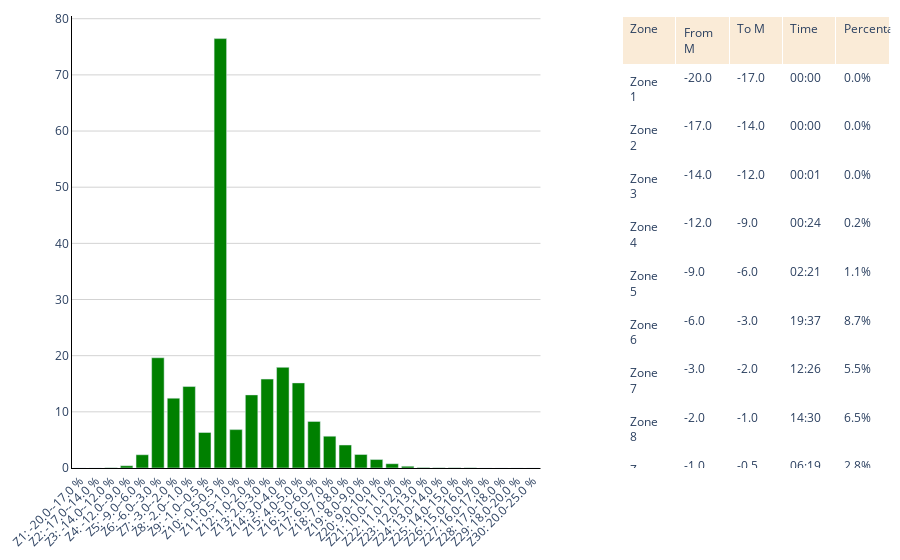

Notebook code cell kept with this figure:
### Code cell
plot_grade_zones(df_activity_visual)

### Figure 1 — Plotly figure (JSON) as saved in the notebook; plotly's stock layout.template omitted (floating-point values rounded to 4 significant figures; data arrays with more than 128 entries replaced by an {"elided": "..."} marker saying what was removed)
{"data": [{"customdata": ["00:00", "00:00", "00:01", "00:24", "02:21", "19:37", "12:26", "14:30", "06:19", "16:27", "06:50", "13:01", "15:49", "17:55", "15:09", "08:17", "05:40", "04:05", "02:24", "01:30", "00:45", "00:18", "00:04", "00:01", "00:01", "00:02", "00:00", "00:00", "00:00", "00:00"], "hovertemplate": "<b>%{x}</b><br>Zone held during %{customdata}<br><extra></extra>", "marker": {"color": "rgb(0, 128, 0)"}, "type": "bar", "x": ["Z1: -20.0--17.0 %", "Z2: -17.0--14.0 %", "Z3: -14.0--12.0 %", "Z4: -12.0--9.0 %", "Z5: -9.0--6.0 %", "Z6: -6.0--3.0 %", "Z7: -3.0--2.0 %", "Z8: -2.0--1.0 %", "Z9: -1.0--0.5 %", "Z10: -0.5-0.5 %", "Z11: 0.5-1.0 %", "Z12: 1.0-2.0 %", "Z13: 2.0-3.0 %", "Z14: 3.0-4.0 %", "Z15: 4.0-5.0 %", "Z16: 5.0-6.0 %", "Z17: 6.0-7.0 %", "Z18: 7.0-8.0 %", "Z19: 8.0-9.0 %", "Z20: 9.0-10.0 %", "Z21: 10.0-11.0 %", "Z22: 11.0-12.0 %", "Z23: 12.0-13.0 %", "Z24: 13.0-14.0 %", "Z25: 14.0-15.0 %", "Z26: 15.0-16.0 %", "Z27: 16.0-17.0 %", "Z28: 17.0-18.0 %", "Z29: 18.0-20.0 %", "Z30: 20.0-25.0 %"], "xaxis": "x", "y": [0, 0, 0.02249, 0.4048, 2.361, 19.63, 12.44, 14.5, 6.319, 76.46, 6.836, 13.02, 15.83, 17.92, 15.16, 8.298, 5.667, 4.093, 2.406, 1.507, 0.7646, 0.3148, 0.06746, 0.02249, 0.02249, 0.04498, 0, 0, 0, 0], "yaxis": "y"}, {"cells": {"align": "left", "fill": {"color": "white"}, "values": {"elided": "5x30 str values"}}, "domain": {"x": [0.6727, 1.0], "y": [0, 1]}, "header": {"align": "left", "fill": {"color": "antiquewhite"}, "values": ["Zone", "From M", "To M", "Time", "Percentage"]}, "type": "table"}], "layout": {"margin": {"b": 10, "l": 10, "r": 10, "t": 10}, "plot_bgcolor": "rgba(0,0,0,0)", "xaxis": {"anchor": "y", "domain": [0, 0.5727], "linecolor": "black", "showgrid": true, "tickangle": -45}, "yaxis": {"anchor": "x", "domain": [0, 1], "gridcolor": "lightgrey", "gridwidth": 1, "linecolor": "black", "showgrid": true}}}
